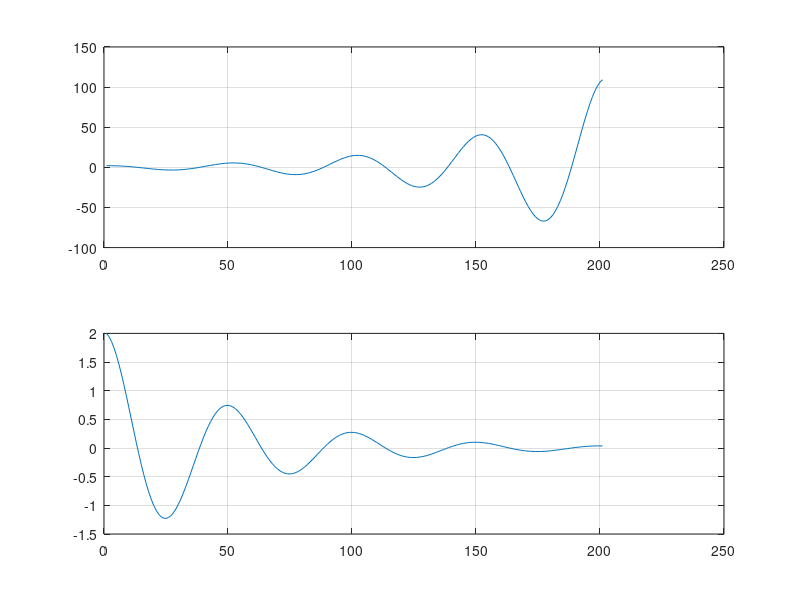

This chart was generated by the following MATLAB code:
% Example 1.40
clc; clear all;

A = 2; a1 = 2; a2 = -2;
w0 = 4*pi; fi = 0; 
T0  = (2*pi)/w0;
t = 0 : 0.01 : 4*T0;
x1 = A*exp(a1*t).*cos(w0*t+fi); 
x2 = A*exp(a2*t).*cos(w0*t+fi);
subplot(211); plot(x1); grid on; 
subplot(212); plot(x2); grid on;

